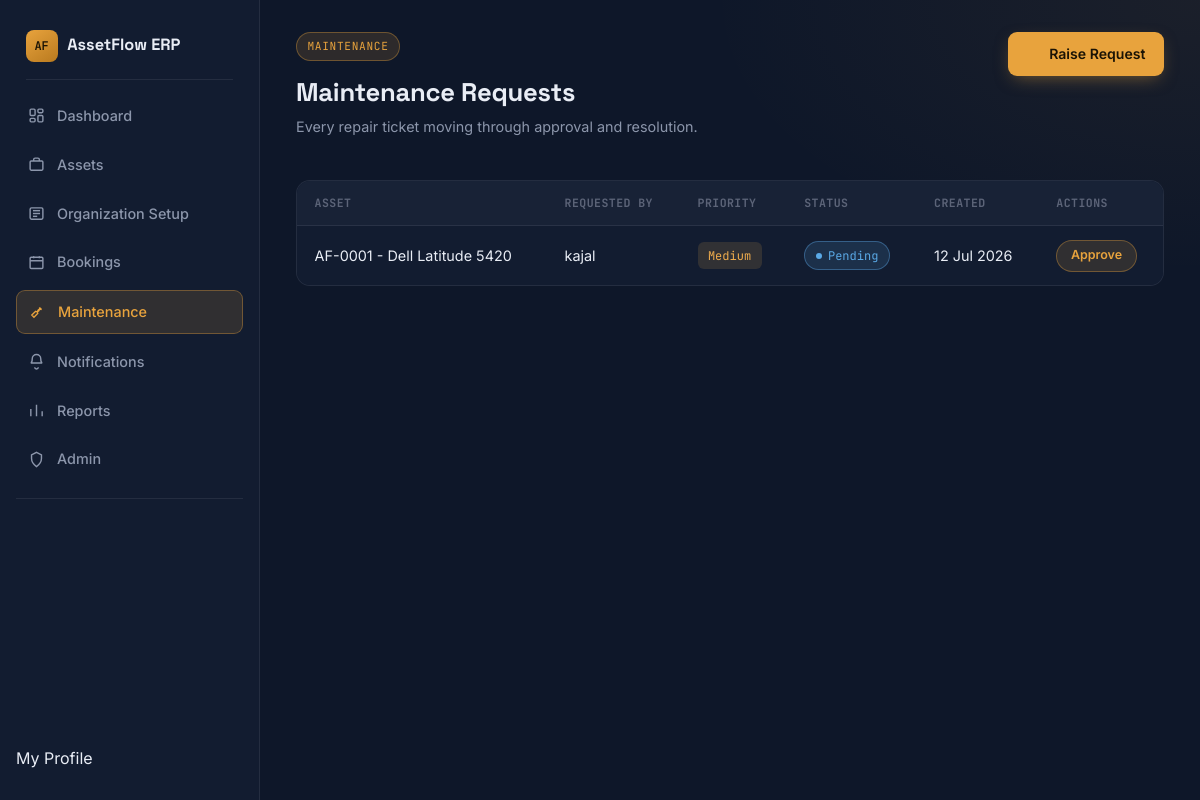
The page /maintenance/ (signed in) on the database as committed earlier.
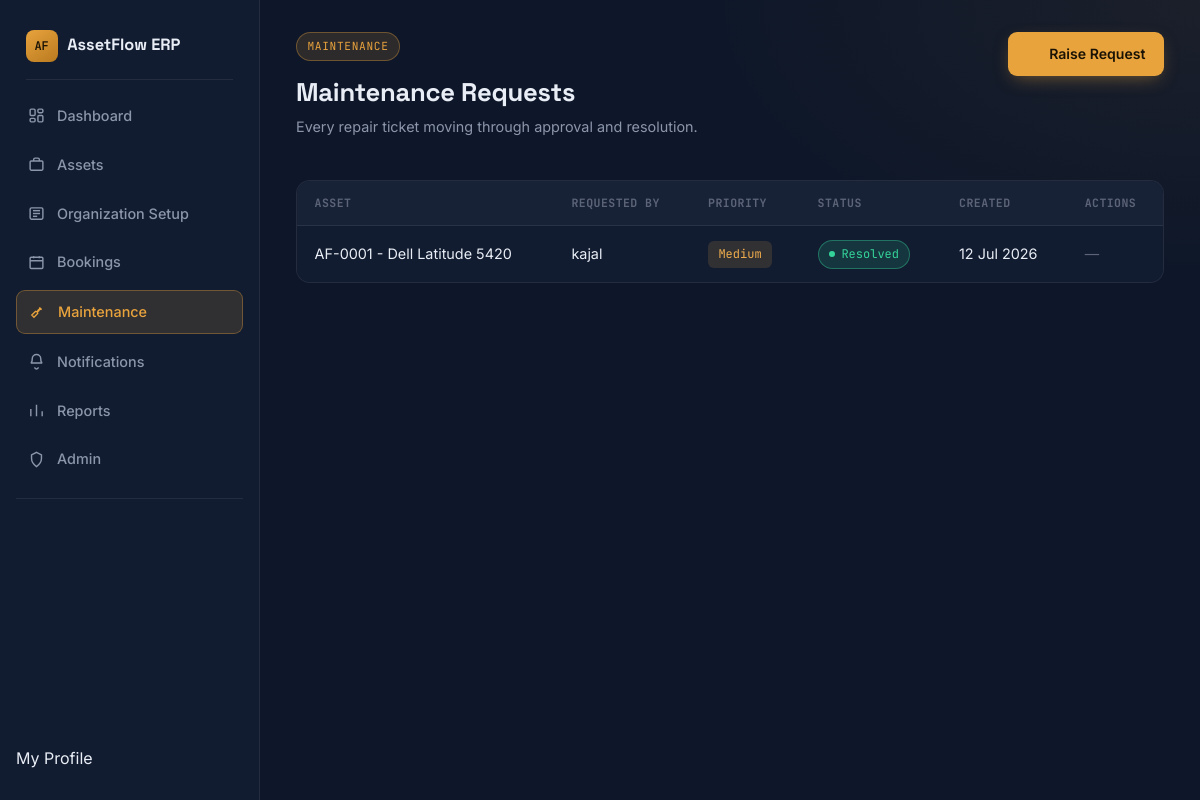
The same page on the database as committed later.
### maintenance/models.py (models this page shows, shortened)
class MaintenanceRequest(models.Model):
    PRIORITY_CHOICES = [
        ("Low", "Low"),
        ("Medium", "Medium"),
        ("High", "High"),
    ]
    STATUS_CHOICES = [
        ("Pending", "Pending"),
        ("Approved", "Approved"),
        ("Rejected", "Rejected"),
        ("Technician Assigned", "Technician Assigned"),
        ("In Progress", "In Progress"),
        ("Resolved", "Resolved"),
    ]
    asset = models.ForeignKey(
        Asset,
        on_delete=models.CASCADE
    )
    requested_by = models.ForeignKey(
        User,
        on_delete=models.CASCADE
    )
    issue = models.TextField()
    priority = models.CharField(
        max_length=10,
        choices=PRIORITY_CHOICES,
        default="Medium",
    )
    status = models.CharField(
        max_length=30,
        choices=STATUS_CHOICES,
        default="Pending",
    )
    technician = models.CharField(
        max_length=100,
        blank=True,
        null=True,
    )
    photo = models.ImageField(
        upload_to="maintenance/",
        blank=True,
        null=True,
    )
    created_at = models.DateTimeField(
        auto_now_add=True
    )

### assets/models.py (models this page shows, shortened)
class Asset(models.Model):
    STATUS_CHOICES = [
        ("Available", "Available"),
        ("Allocated", "Allocated"),
        ("Reserved", "Reserved"),
        ("Under Maintenance", "Under Maintenance"),
        ("Lost", "Lost"),
        ("Retired", "Retired"),
        ("Disposed", "Disposed"),
    ]
    CONDITION_CHOICES = [
        ("Excellent", "Excellent"),
        ("Good", "Good"),
        ("Fair", "Fair"),
        ("Damaged", "Damaged"),
    ]
    asset_tag = models.CharField(
        max_length=20,
        unique=True,
        blank=True
    )
    name = models.CharField(max_length=150)
    category = models.ForeignKey(
        AssetCategory,
        on_delete=models.CASCADE
    )
    department = models.ForeignKey(
        Department,
        on_delete=models.SET_NULL,
        null=True,
        blank=True
    )
    serial_number = models.CharField(
        max_length=100,
        unique=True
    )
    acquisition_date = models.DateField()
    acquisition_cost = models.DecimalField(
        max_digits=10,
        decimal_places=2
    )
    location = models.CharField(max_length=100)
    condition = models.CharField(
        max_length=20,
        choices=CONDITION_CHOICES,
        default="Good"
    )
    status = models.CharField(
        max_length=30,
        choices=STATUS_CHOICES,
        default="Available"
    )
    shared_bookable = models.BooleanField(default=False)
    image = models.ImageField(
        upload_to="assets/",
        blank=True,
        null=True
    )
    def __str__(self):
        return f"{self.asset_tag} - {self.name}"

### maintenance/views.py (the view)
# urls.py: path("", views.maintenance_list, name="maintenance_list"),
@login_required
def maintenance_list(request):
    requests = MaintenanceRequest.objects.all().order_by("-created_at")
    return render(
        request,
        "maintenance/maintenance_list.html",
        {
            "requests": requests
        }
    )

### templates/maintenance/maintenance_list.html (shortened to what this page needs)
{% extends "base.html" %}
{% block content %}
<div class="page-head">
    <div>
        <div class="eyebrow"><span>MAINTENANCE</span></div>
        <h2>Maintenance Requests</h2>
        <p>Every repair ticket moving through approval and resolution.</p>
    </div>
    <a href="{% url 'raise_request' %}" class="action-btn solid">
        <svg viewBox="0 0 24 24" fill="none" stroke-width="2" width="15" height="15"><path d="M12 5v14M5 12h14"/></svg>
        Raise Request
    </a>
</div>
<div class="table-wrap">
    <table>
        <thead>
            <tr>
                <th>Asset</th>
                <th>Requested By</th>
                <th>Priority</th>
                <th>Status</th>
                <th>Created</th>
                <th>Actions</th>
            </tr>
        </thead>
        <tbody>
            {% for request in requests %}
            <tr>
                <td>{{ request.asset }}</td>
                <td>{{ request.requested_by.username }}</td>
                <td><span class="priority-badge priority-{{ request.priority|lower }}">{{ request.priority }}</span></td>
                <td><span class="status-badge badge-{{ request.status|lower }}">{{ request.status }}</span></td>
                <td>{{ request.created_at|date:"d M Y" }}</td>
                <td>
                    {% if request.status == "Pending" %}
                    <a href="{% url 'approve_request' request.id %}" class="row-link">
                        Approve
                    </a>
                    {% elif request.status == "Approved" %}
                    <a href="{% url 'resolve_request' request.id %}" class="row-link">
                        Resolve
                    </a>
                    {% else %}
                    <span class="muted-dash">—</span>
                    {% endif %}
                </td>
            </tr>
            {% empty %}
            <tr class="empty-row">
                <td colspan="6">
                    No maintenance requests
                </td>
            </tr>
            {% endfor %}
        </tbody>
    </table>
</div>
{% endblock %}

Rows that differ between the two databases and show on the page:
changed MaintenanceRequest "Medium": status "Pending" → "Resolved"; status "Approve" → "—"
